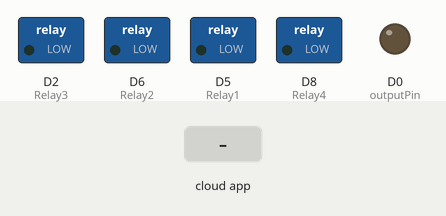
The sketch below on a simulated ESP8266 (NodeMCU). On the bench: switched loads named in the sketch (green lamp = pin HIGH), output pins drawn as LEDs (lit = HIGH). The test bench sets the inputs (shaded band). WiFi joins after 1.5 s; servers stay silent unless stated; no MQTT or app messages arrive unless stated; what the sketch prints to the serial monitor is not drawn.

Above: at 2.7 s.
2.8 s: the phone or cloud app sets Relay1 to 1
At 3.5 s:
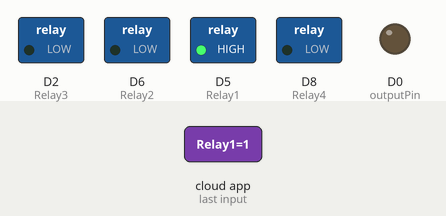
4.3 s: the phone or cloud app sets Relay3 to 1
At 5.5 s:
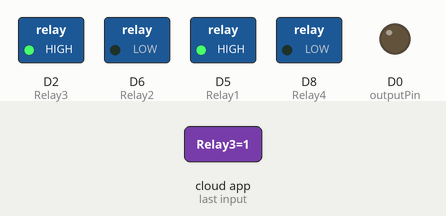
5.8 s: the phone or cloud app sets Relay2 to 1
At 6.3 s:
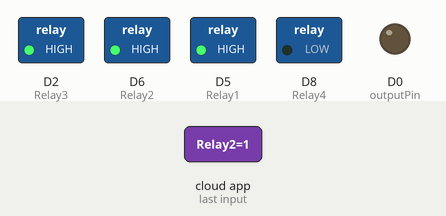
7.3 s: the phone or cloud app sets Relay4 to 1
At 8.5 s:
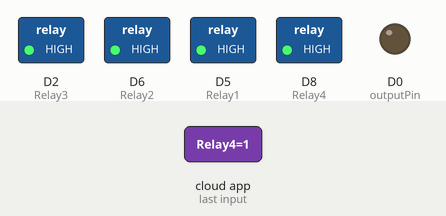
8.8 s: the phone or cloud app sets Regulator to 1
At 9.6 s:
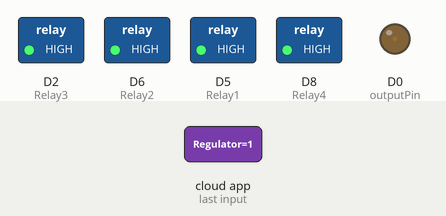
10.3 s: the phone or cloud app sets Relay1 to 0
At 10.6 s:
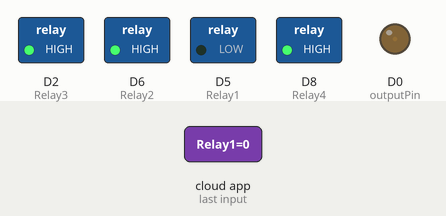
Timing chart, 0 to 12.8 s (numbered marks = the images above; inputs shaded):
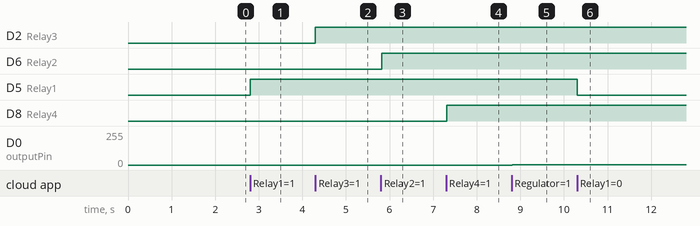

Measured:
- after the input at 2.8 s, D5 (Relay1): LOW → HIGH at once
- after the input at 4.3 s, D2 (Relay3): LOW → HIGH at once
- after the input at 5.8 s, D6 (Relay2): LOW → HIGH at once
- after the input at 7.3 s, D8 (Relay4): LOW → HIGH at once
- after the input at 8.8 s, D0 (outputPin): 0/255 → 2/255 at once
- after the input at 10.3 s, D5 (Relay1): HIGH → LOW at once

The sketch:

code.ino
```cpp
#include <RBDdimmer.h> //
 #include "DHT.h"
 DHT dht2(D7,DHT11);


//#define USE_SERIAL  SerialUSB //Serial for boards whith USB serial port
#define USE_SERIAL  Serial
#define outputPin  D0
#define zerocross  D1 // for boards with CHANGEBLE input pins

dimmerLamp dimmer(outputPin, zerocross); //initialase port for dimmer for ESP8266, ESP32, Arduino due boards
//dimmerLamp dimmer(outputPin); //initialase port for dimmer for MEGA, Leonardo, UNO, Arduino M0, Arduino Zero

int outVal = 0;


//


#include <ESP8266WiFi.h>
#include "Adafruit_MQTT.h"
#include "Adafruit_MQTT_Client.h"

#define Relay1            D5 //
#define Relay2            D6
#define Relay3            D2
#define Relay4            D8

#define WLAN_SSID       "Rafsan"             // Your SSID
#define WLAN_PASS       "diu123456"        // Your password

/************************* Adafruit.io Setup *********************************/

#define AIO_SERVER      "io.adafruit.com"
#define AIO_SERVERPORT  1883                   // use 8883 for SSL
#define AIO_USERNAME    "RAFSAN"            // Replace it with your username
#define AIO_KEY         "aio_lyKx644pDl7wnblQpS0VdG9Y0auL"  // Replace with your Project Auth Key

/************ Global State (you don't need to change this!) ******************/

// Create an ESP8266 WiFiClient class to connect to the MQTT server.
WiFiClient client;
// or... use WiFiFlientSecure for SSL
//WiFiClientSecure client;

// Setup the MQTT client class by passing in the WiFi client and MQTT server and login details.
Adafruit_MQTT_Client mqtt(&client, AIO_SERVER, AIO_SERVERPORT, AIO_USERNAME, AIO_KEY);

/****************************** Feeds ***************************************/


// Setup a feed called 'onoff' for subscribing to changes.
Adafruit_MQTT_Subscribe Light1 = Adafruit_MQTT_Subscribe(&mqtt, AIO_USERNAME"/feeds/Relay1"); // FeedName
Adafruit_MQTT_Subscribe Light2 = Adafruit_MQTT_Subscribe(&mqtt, AIO_USERNAME "/feeds/Relay2");
Adafruit_MQTT_Subscribe Light3 = Adafruit_MQTT_Subscribe(&mqtt, AIO_USERNAME "/feeds/Relay3");
Adafruit_MQTT_Subscribe Light4 = Adafruit_MQTT_Subscribe(&mqtt, AIO_USERNAME "/feeds/Relay4");
Adafruit_MQTT_Subscribe regulat  = Adafruit_MQTT_Subscribe(&mqtt, AIO_USERNAME "/feeds/Regulator"); //new
Adafruit_MQTT_Publish photocell = Adafruit_MQTT_Publish(&mqtt, AIO_USERNAME "/feeds/Temperature");
Adafruit_MQTT_Publish neww = Adafruit_MQTT_Publish(&mqtt, AIO_USERNAME "/feeds/Humidity");

void MQTT_connect();

void setup() {
  Serial.begin(115200);

  pinMode(Relay1, OUTPUT);
  pinMode(Relay2, OUTPUT);
  pinMode(Relay3, OUTPUT);
  pinMode(Relay4, OUTPUT);


  //


  dimmer.begin(NORMAL_MODE, ON); //dimmer initialisation: name.begin(MODE, STATE)


  //


   //pinMode(sensor,INPUT);
  digitalWrite(D6,LOW);
  digitalWrite(D5,LOW);
  digitalWrite(D2,LOW);
  digitalWrite(D8,LOW);
  // Connect to WiFi access point.
  Serial.println(); Serial.println();
  Serial.print("Connecting to ");
  Serial.println(WLAN_SSID);

  WiFi.begin(WLAN_SSID, WLAN_PASS);
  while (WiFi.status() != WL_CONNECTED) {
    delay(500);
    Serial.print(".");
  }
  Serial.println();

  Serial.println("WiFi connected");
  Serial.println("IP address: ");
  Serial.println(WiFi.localIP());


  // Setup MQTT subscription for onoff feed.
  mqtt.subscribe(&Light1);
  mqtt.subscribe(&Light3);
  mqtt.subscribe(&Light2);
  mqtt.subscribe(&Light4);
  mqtt.subscribe(&regulat); //n
  //mqtt.Publish(&neww); //n

}

void loop() {


  MQTT_connect();


  Adafruit_MQTT_Subscribe *subscription;
  while ((subscription = mqtt.readSubscription(20000))) {
    if (subscription == &Light1) {
      Serial.print(F("Got: "));
      Serial.println((char *)Light1.lastread);
      int Light1_State = atoi((char *)Light1.lastread);
      digitalWrite(Relay1, Light1_State);

    }
    if (subscription == &Light2) {
      Serial.print(F("Got: "));
      Serial.println((char *)Light2.lastread);
      int Light2_State = atoi((char *)Light2.lastread);
      digitalWrite(Relay2, Light2_State);
    }
    if (subscription == &Light3) {
      Serial.print(F("Got: "));
      Serial.println((char *)Light3.lastread);
      int Light3_State = atoi((char *)Light3.lastread);
      digitalWrite(Relay3, Light3_State);
    }
    if (subscription == &Light4) {
      Serial.print(F("Got: "));
      Serial.println((char *)Light4.lastread);
      int Light4_State = atoi((char *)Light4.lastread);
      digitalWrite(Relay4, Light4_State);

    }

    if (subscription == &regulat) {
      Serial.print(F("Got: "));
      Serial.println((char *)regulat.lastread);
      int regulat_State = atoi((char *)regulat.lastread);
      outVal = regulat_State;
      dimmer.setPower(outVal); // name.setPower(0%-100%)


    }


  }
    // s

  //Serial.print(F("\nSending temp "));
  //Serial.print("x");
  //Serial.print("...");


  //int force_value = analogRead(sensor); // readddd

  float temperature  = dht2.readTemperature( );/* Get humidity value */ //n


  if (! photocell.publish(temperature)) {
    //Serial.println(F("Failed"));
  } else {
    //Serial.println(F("OK!"));
  }
   //delay(100);


  float humidity  =     dht2.readHumidity();/* Get temperature value */ //n
  if (! neww.publish(humidity)) {
    //Serial.println(F("Failed"));
  } else {
    //Serial.println(F("OK!"));
  }
  //delay(100);


 // e


}

void MQTT_connect() {
  int8_t ret;

  // Stop if already connected.
  if (mqtt.connected()) {
    return;
  }

  Serial.print("Connecting to MQTT... ");

  uint8_t retries = 3;

  while ((ret = mqtt.connect()) != 0) { // connect will return 0 for connected
    Serial.println(mqtt.connectErrorString(ret));
    Serial.println("Retrying MQTT connection in 5 seconds...");
    mqtt.disconnect();
    delay(5000);  // wait 5 seconds
    retries--;
    if (retries == 0) {
      // basically die and wait for WDT to reset me
      while (1);
    }
  }
  Serial.println("MQTT Connected!");

}
```
